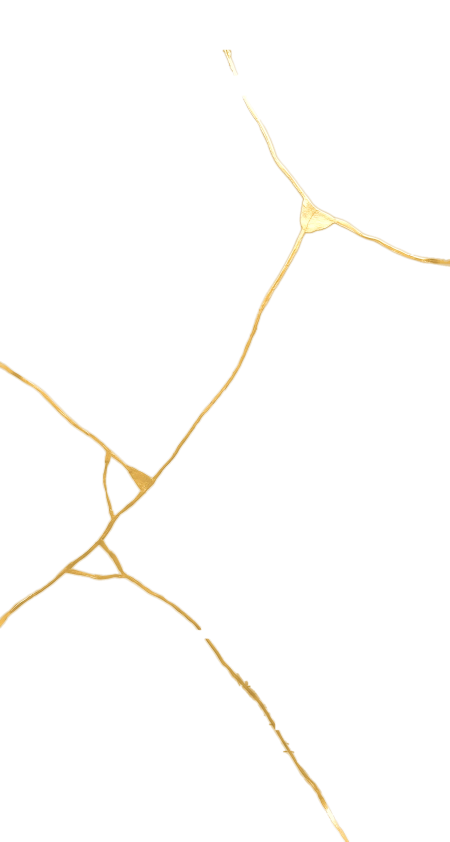
#> input picture archive/zen-grain-przed/zen-porcelain-gold.webp, 900 x 1683 px (shown at 1/2 size)
$ python porcelain_gold.py ../../archive/zen-grain-przed/zen-porcelain-gold.webp ../../archive/zen-grain-przed/zen-porcelain-gold.webp
#> lines starting #> are read from the running program, lines starting #| are printed output that depends on the picture; after the words box and inside, x2 and y2 are one past the last pixel; in counts of white or black regions, pixels touching at a corner belong together
"""The porcelain board's gold seams, taken from the concept painting of the tray they were first seen on.

Inside the tray's rim, only the gold is kept: pixels of the seams' own hue and strength. The capybara and the
yuzu, which are warm too, are left out by where they sit in the painting, and the rim's rounded corners too.
Each pixel is unblended from the white glaze, so the seams keep their soft edges and their own shine.
    python3 tools/media/porcelain_gold.py CONCEPT.png public/zen-porcelain-gold.webp
"""
import sys
import numpy as np
from PIL import Image, ImageFilter

src, out = sys.argv[1], sys.argv[2]
im = Image.open(src).convert('RGB')
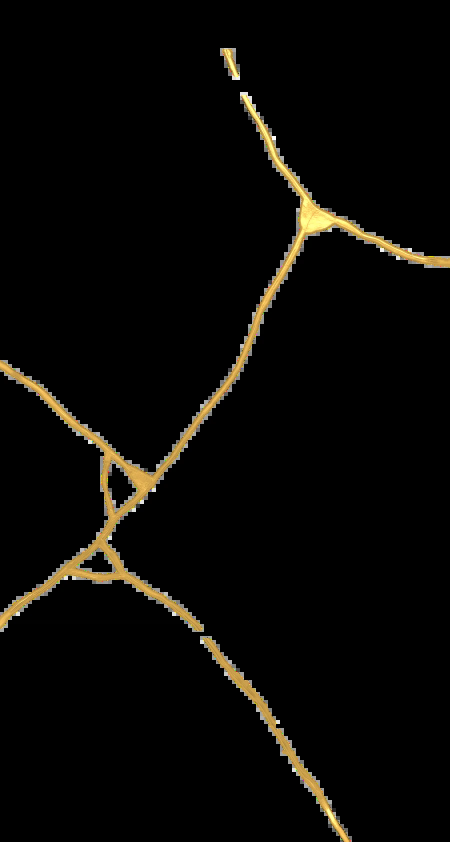
#> im: PIL image 900x1683 RGB (shown at 1/2 size); mean R, G, B 9.3, 8, 5.1
W0, H0 = im.size
#> W0 = 900; H0 = 1683
inset = round(W0 * 0.045)                      # inside the rim and the tray's wall line
#> inset = 40
im = im.crop((inset, inset, W0 - inset, H0 - inset))
#> im: PIL image 820x1603 RGB
a = np.asarray(im).astype(np.float32) / 255.0
r, g, b = a[..., 0], a[..., 1], a[..., 2]
mx, mn = a.max(axis=2), a.min(axis=2)
sat = (mx - mn) / np.maximum(mx, 1e-4)
hue = np.zeros_like(mx)
d = np.maximum(mx - mn, 1e-4)
hr = ((g - b) / d) % 6; hg = (b - r) / d + 2; hb = (r - g) / d + 4
#> after `hg = (b - r) / d + 2`:
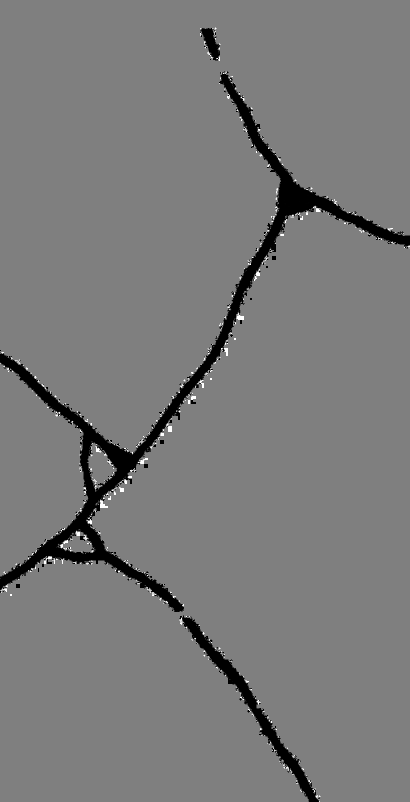
#> hg: shape (1603, 820) float32 (shown at 1/2 size); min 1, max 3, mean 1.96; drawn with min black and max white
#> after `hb = (r - g) / d + 4`:
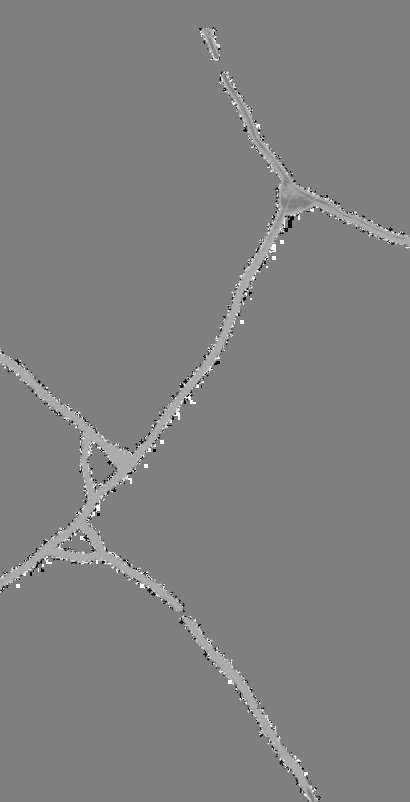
#> hb: shape (1603, 820) float32 (shown at 1/2 size); min 3, max 5, mean 4.01; drawn with min black and max white
hue = np.where(mx == r, hr, np.where(mx == g, hg, hb)) * 60
h, w = mx.shape
#> h = 1603; w = 820
# sure gold: the seams' own hue and strength; then grown along fainter gold-ish pixels, so a seam keeps going where
# it crosses the grey ink of the painting
strong = (sat > 0.3) & (hue > 30) & (hue < 50) & (mx > 0.4) & (1 - mn > 0.3)
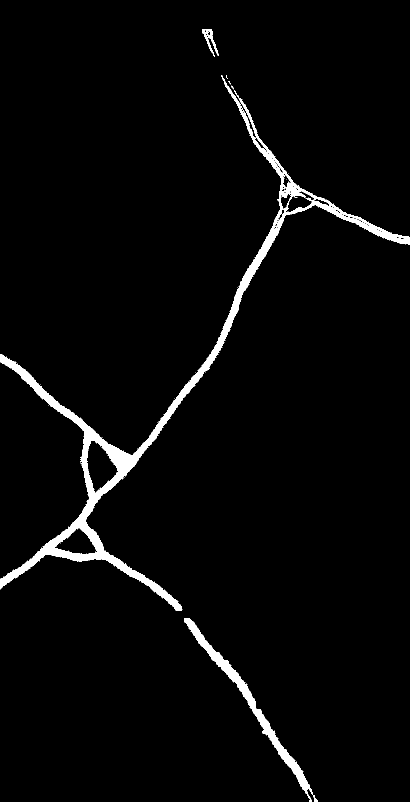
#> strong: shape (1603, 820) bool (shown at 1/2 size); 3.1% white; 9 white regions (6 under 20 px), largest, box (x1, y1, x2, y2) and area: (0, 150, 820, 1222) 33484, (368, 1236, 636, 1603) 6737, (404, 58, 438, 114) 563
weak = (sat > 0.1) & (hue > 18) & (hue < 60) & (1 - mn > 0.14)
#> weak: shape (1603, 820) bool; 3.8% white; 9 white regions (6 under 20 px), largest, box (x1, y1, x2, y2) and area: (0, 149, 820, 1223) 41214, (365, 1235, 637, 1603) 7801, (403, 57, 439, 115) 959
# not the capybara and the yuzu on its head (where they sit in the concept painting, as shares of the whole picture
# before the rim was cut off), not the tray's inner wall along the top
out_ok = np.ones_like(strong)
cx0, cx1, cy0, cy1 = 0.6, 0.82, 0.66, 0.85
out_ok[max(0, round(cy0 * H0) - inset):round(cy1 * H0) - inset, max(0, round(cx0 * W0) - inset):round(cx1 * W0) - inset] = False
out_ok[:round(h * 0.06)] = False
strong &= out_ok; weak &= out_ok
#> after `strong &= out_ok`: strong: shape (1603, 820) bool; 3.1% white; 10 white regions (6 under 20 px), largest, box (x1, y1, x2, y2) and area: (0, 150, 820, 1222) 33484, (368, 1236, 636, 1603) 6716, (429, 96, 438, 112) 63, (418, 96, 430, 114) 54
#> after `weak &= out_ok`:
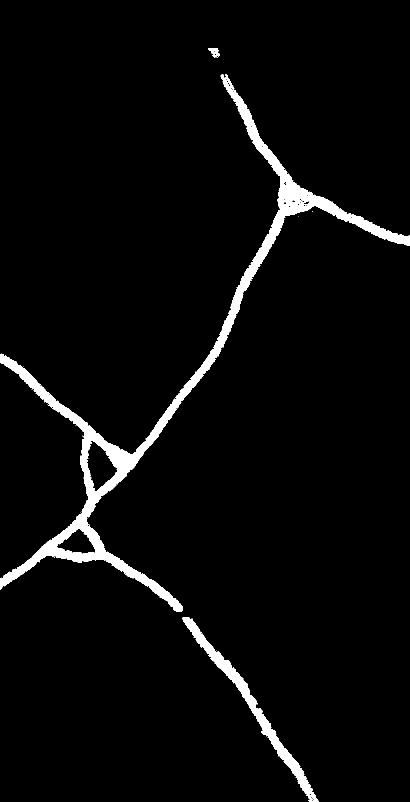
#> weak: shape (1603, 820) bool (shown at 1/2 size); 3.7% white; 9 white regions (6 under 20 px), largest, box (x1, y1, x2, y2) and area: (0, 149, 820, 1223) 41214, (365, 1235, 637, 1603) 7774, (417, 96, 439, 115) 239
gold = strong
for _ in range(30):
    grown = np.asarray(Image.fromarray((gold * 255).astype(np.uint8), 'L').filter(ImageFilter.MaxFilter(3))) > 0
    gold = gold | (grown & weak)
# the tray's rounded corners, where the rim curves in
yy, xx = np.mgrid[0:h, 0:w]
R = w * 0.12
#> R = 98.4
for cx, cy in [(0, 0), (w, 0), (0, h), (w, h)]:
    gold &= (xx - cx) ** 2 + (yy - cy) ** 2 > R * R
keep = np.asarray(Image.fromarray((gold * 255).astype(np.uint8), 'L').filter(ImageFilter.MaxFilter(5)).filter(ImageFilter.GaussianBlur(1.2))).astype(np.float32) / 255.0
# unblend from the white glaze: soft edges stay soft, the colour is the gold's own
alpha = np.clip((1.0 - mn - 0.04) / 0.96, 0, 1)
alpha = np.clip(alpha * 1.6, 0, 1)
safe = np.maximum(alpha, 1e-4)[..., None]
col = np.clip((a - (1 - safe)) / safe, 0, 1)
# one gold throughout: the painting's own light and shade on it, but its hue gold, not the glaze that showed through
lum = col[..., 0] * 0.299 + col[..., 1] * 0.587 + col[..., 2] * 0.114
l = np.clip(lum / 0.62, 0, 1.6)[..., None]
base = np.array([0.88, 0.69, 0.33], np.float32)
col = np.clip(base * (0.55 + 0.55 * l) + np.clip(l - 1.05, 0, 1) * 0.5, 0, 1)
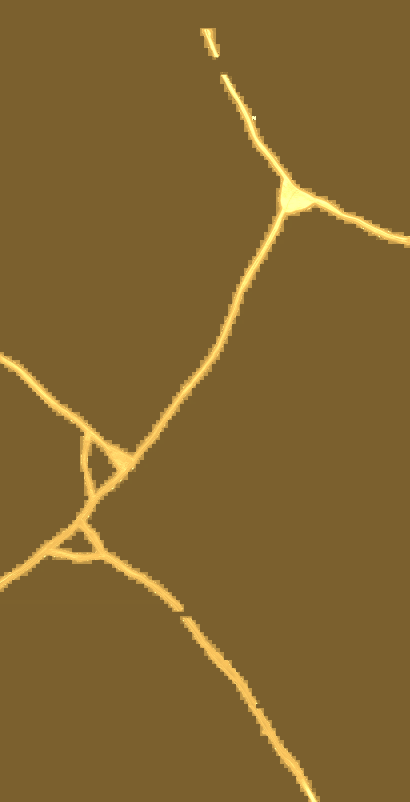
#> col: shape (1603, 820, 3) float32 (shown at 1/2 size); mean of channels 0, 1, 2 0.504, 0.396, 0.194; drawn as R, G, B
img = Image.fromarray((np.dstack([col, alpha * keep]) * 255).astype(np.uint8), 'RGBA')
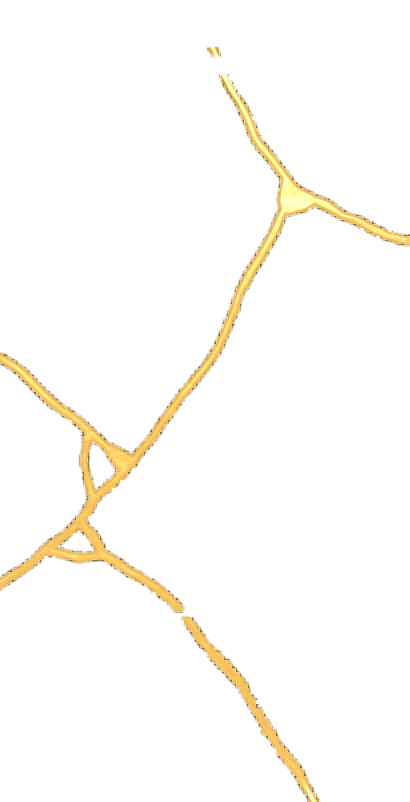
#> img: PIL image 820x1603 RGBA (shown at 1/2 size); mean R, G, B, A 128.7, 101, 48.6, 11.3; transparent parts drawn white
W = 900
img = img.resize((W, round(img.height * W / img.width)), Image.LANCZOS)
#> img: PIL image 900x1759 RGBA
img.save(out, 'WEBP', quality=90, method=6)
print(out, img.size)
#| ../../archive/zen-grain-przed/zen-porcelain-gold.webp (900, 1759)
